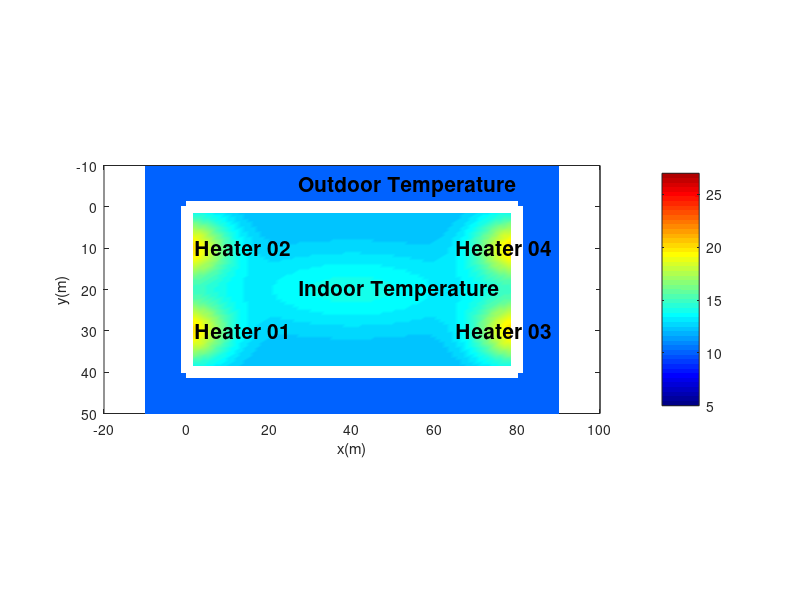

Recreate this plot in MATLAB. (Note: this script raises an error after producing the figure.)

xline = linspace(-10,90);
yline = linspace(-10,50);

[xms,yms] = meshgrid(xline,yline);

%%
fig =figure('unit','norm','pos',[0 0 0.5 0.5])
%gauss = @(xms,yms,x0,y0,)

sigma_x= 0.5*20;
sigma_y= 0.5*15;

sigma_x2 = 30;
sigma_y2 = 10;

Tms = 2+8*exp(-(xms-0).^2/sigma_x^2 + -(yms-30).^2/sigma_y^2) + ...
        8*exp(-(xms-0).^2/sigma_x^2 + -(yms-10).^2/sigma_y^2) + ...
        8*exp(-(xms-80).^2/sigma_x^2 + -(yms-10).^2/sigma_y^2) + ...
        8*exp(-(xms-80).^2/sigma_x^2 + -(yms-30).^2/sigma_y^2) + ...
        2*exp(-(xms-40).^2/sigma_x2^2 + -(yms-20).^2/sigma_y2^2);
hold on
rectangle('Position',[0 0 80 40],'LineWidth',8)

surf(xms,yms,10 + (yms>0).*(xms>0).*(xms>0).*(xms<80).*(yms<40).*Tms)
view(0,-90)
shading interp
daspect([ 1 1 1])
colorbar
ylabel('y(m)')
xlabel('x(m)')
title('')
colormap(jet(50))
caxis([5 27])

text(2,30,'Heater 01','FontSize',15,'FontWeight','b')
text(2,10,'Heater 02','FontSize',15,'FontWeight','b')
text(65,30,'Heater 03','FontSize',15,'FontWeight','b')
text(65,10,'Heater 04','FontSize',15,'FontWeight','b')

text(27,-5,'Outdoor Temperature','FontSize',15,'FontWeight','b')
text(27,20,'Indoor Temperature','FontSize',15,'FontWeight','b')
box()

%%

pathfile = which('P413_3_clima');
pathfile = replace(pathfile,'P413_3_clima.m','');
pathfile = fullfile(pathfile,'heater_distri.png');

print(fig,'-dpng',pathfile)
